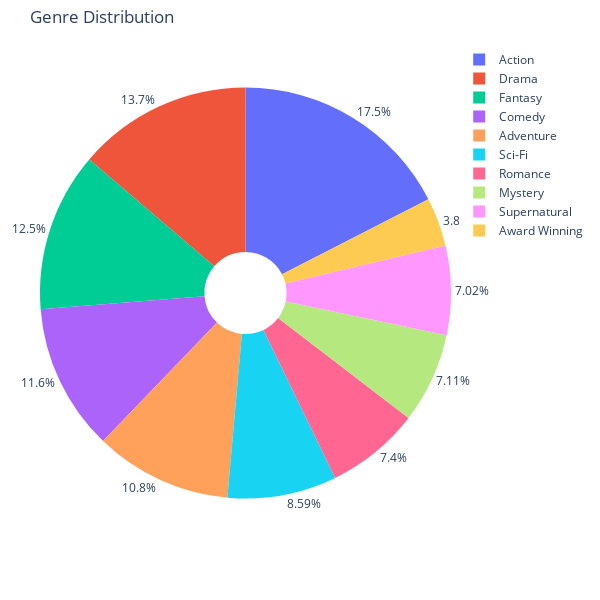

Source (notebook cell):
### Code cell
# Split the genres into separate rows (explode)
genre_counts = df['Genres'].dropna().explode().value_counts().reset_index()

# Rename the columns for clarity
genre_counts.columns = ['Genre', 'Count']

# limit to top 10 genres to reduce congestion
genre_counts = genre_counts.head(10)

# Create the pie chart for genre distribution without pull effect
fig = px.pie(genre_counts, names='Genre', values='Count', title='Genre Distribution', 
             hole=0.2,  # Creates a donut chart effect (optional)
             color='Genre',  # Colors based on 'Genre'
             labels={'Genre': 'Anime Genre', 'Count': 'Number of Anime'})

# Update the traces to show percentages outside the pie chart
fig.update_traces(textinfo='percent', textposition='outside')


fig.update_layout(
    width=600,  # Adjust the width of the figure
    height=600,  # Adjust the height of the figure
    margin=dict(t=40, b=40, l=40, r=40)  # Add margins for spacing
)

# Display the plot
fig.show()

### Figure 1 — Plotly figure (JSON) as saved in the notebook; plotly's stock layout.template omitted (floating-point values rounded to 4 significant figures)
{"data": [{"customdata": [["Action"], ["Drama"], ["Fantasy"], ["Comedy"], ["Adventure"], ["Sci-Fi"], ["Romance"], ["Mystery"], ["Supernatural"], ["Award Winning"]], "domain": {"x": [0, 1], "y": [0, 1]}, "hole": 0.2, "hovertemplate": "Anime Genre=%{customdata[0]}<br>Number of Anime=%{value}<extra></extra>", "labels": ["Action", "Drama", "Fantasy", "Comedy", "Adventure", "Sci-Fi", "Romance", "Mystery", "Supernatural", "Award Winning"], "legendgroup": "", "marker": {"colors": ["#636efa", "#EF553B", "#00cc96", "#ab63fa", "#FFA15A", "#19d3f3", "#FF6692", "#B6E880", "#FF97FF", "#FECB52"]}, "name": "", "showlegend": true, "textinfo": "percent", "textposition": "outside", "type": "pie", "values": [366, 288, 262, 242, 226, 180, 155, 149, 147, 80]}], "layout": {"height": 600, "legend": {"tracegroupgap": 0}, "margin": {"b": 40, "l": 40, "r": 40, "t": 40}, "title": {"text": "Genre Distribution"}, "width": 600}}
